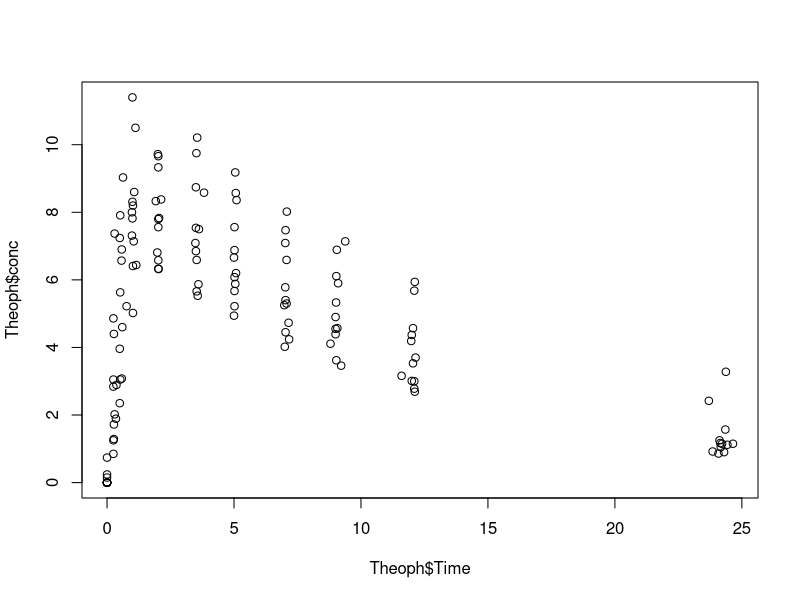

Generate this figure with R: (Note: this script raises an error after producing the figure.)
## ---- chunk 1
library(knitr)
knitr::opts_chunk$set(echo = TRUE)
## ---- chunk 2
knitr::kable(head(Theoph))
## ---- chunk 3
plot(Theoph$Time, Theoph$conc)
## ---- chunk 4
knitr::write_bib(file = "bib/packages.bib")
